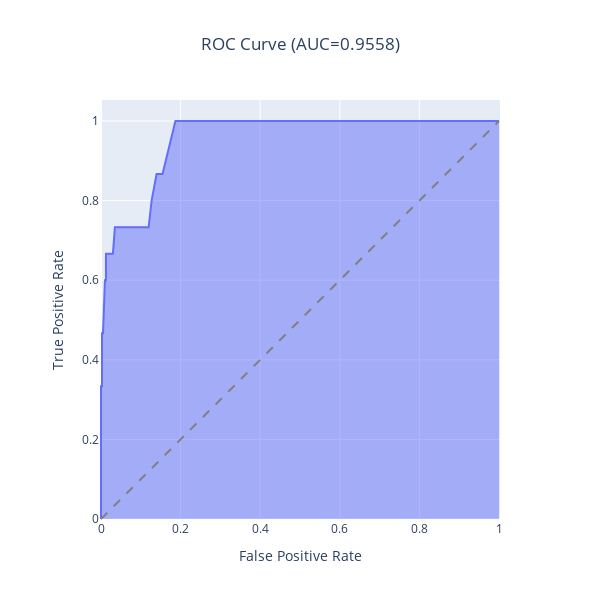

Source (notebook cell):
### Code cell
# CREATE ROC CURVE TO SELECT THRESHOLD

from eppi_text_classification.predict import predict_scores
from eppi_text_classification.plotly_roc import plotly_roc

y_test_pred_probs = predict_scores(model, X_test)
plotly_roc(y_test, y_test_pred_probs)

### Figure 1 — Plotly figure (JSON) as saved in the notebook; plotly's stock layout.template omitted (floating-point values rounded to 4 significant figures)
{"data": [{"customdata": [["inf"], ["0.8433"], ["0.17"], ["0.1567"], ["0.1433"], ["0.13"], ["0.1233"], ["0.12"], ["0.1167"], ["0.09333"], ["0.09"], ["0.08667"], ["0.08333"], ["0.07667"], ["0.06667"], ["0.06333"], ["0.06"], ["0.05667"], ["0.05333"], ["0.05"], ["0.04667"], ["0.04333"], ["0.04"], ["0.03667"], ["0.03333"], ["0.03"], ["0.02667"], ["0.02"], ["0.01667"], ["0.01333"], ["0.01"], ["0.006667"], ["0.003333"], ["0"]], "fillpattern": {"shape": ""}, "hovertemplate": "False Positive Rate=%{x}<br>True Positive Rate=%{y}<br>Threshold=%{customdata[0]}<extra></extra>", "legendgroup": "", "line": {"color": "#636efa"}, "marker": {"symbol": "circle"}, "mode": "lines", "name": "", "orientation": "v", "showlegend": false, "stackgroup": "1", "type": "scatter", "x": [0, 0, 0, 0.002494, 0.002494, 0.004988, 0.009975, 0.01247, 0.01247, 0.02244, 0.02993, 0.03491, 0.0399, 0.05486, 0.09227, 0.1197, 0.1272, 0.1397, 0.1546, 0.187, 0.202, 0.2294, 0.2643, 0.3217, 0.3591, 0.4239, 0.4788, 0.6135, 0.6908, 0.7556, 0.8304, 0.8653, 0.9127, 1], "xaxis": "x", "y": [0, 0.2, 0.3333, 0.3333, 0.4667, 0.4667, 0.6, 0.6, 0.6667, 0.6667, 0.6667, 0.7333, 0.7333, 0.7333, 0.7333, 0.7333, 0.8, 0.8667, 0.8667, 1, 1, 1, 1, 1, 1, 1, 1, 1, 1, 1, 1, 1, 1, 1], "yaxis": "y"}], "layout": {"height": 600, "legend": {"tracegroupgap": 0}, "shapes": [{"line": {"color": "grey", "dash": "dash"}, "type": "line", "x0": 0, "x1": 1, "y0": 0, "y1": 1}], "title": {"text": "ROC Curve (AUC=0.9558)", "x": 0.5, "xanchor": "center"}, "width": 600, "xaxis": {"anchor": "y", "constrain": "domain", "domain": [0, 1], "title": {"text": "False Positive Rate"}}, "yaxis": {"anchor": "x", "domain": [0, 1], "scaleanchor": "x", "scaleratio": 1, "title": {"text": "True Positive Rate"}}}}
